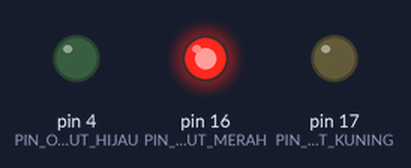
A sketch run on a simulated Arduino Uno, built with avr-gcc and run on an emulated ATmega328P. On the bench: output pins drawn as LEDs (lit = HIGH).

Above: at 2.5 s.
At 7.5 s:
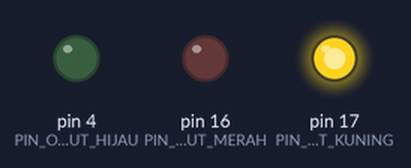
At 15.0 s:
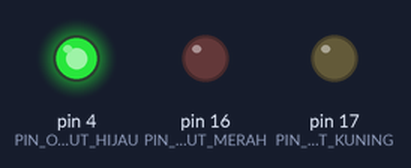
Timing chart, 0 to 26.0 s (numbered marks = the images above):
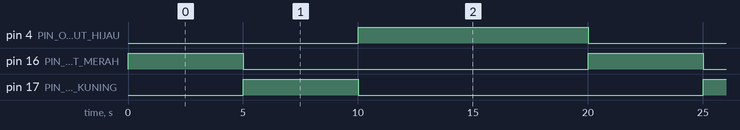

The sketch:

LED_Blink.ino
```cpp
const int PIN_OUTPUT_MERAH = 16;
const int PIN_OUTPUT_KUNING = 17;
const int PIN_OUTPUT_HIJAU = 4;
const long INTERVAL = 3000;
int ledState_Merah = LOW;
int ledState_Kuning = LOW;
int ledState_Hijau = LOW;
unsigned long previousMillis = 0;

void setup() {
  pinMode(PIN_OUTPUT_MERAH,OUTPUT);
  pinMode(PIN_OUTPUT_KUNING,OUTPUT);
  pinMode(PIN_OUTPUT_HIJAU,OUTPUT);
  Serial.begin(9600);
}

void loop() {
  unsigned long currentMillis = millis();

  if(currentMillis - previousMillis >= INTERVAL)
    previousMillis = currentMillis;
  {
    if(ledState_Merah == LOW && ledState_Kuning == LOW && ledState_Hijau == LOW)
    {
      ledState_Merah = HIGH;
      digitalWrite(PIN_OUTPUT_MERAH,ledState_Merah);
      digitalWrite(PIN_OUTPUT_KUNING,ledState_Kuning);
      digitalWrite(PIN_OUTPUT_HIJAU,ledState_Hijau);
    }
    else if(ledState_Merah == HIGH && ledState_Kuning == LOW && ledState_Hijau == LOW)
    {
      ledState_Merah = LOW;
      ledState_Kuning = HIGH;
      digitalWrite(PIN_OUTPUT_MERAH,ledState_Merah);
      digitalWrite(PIN_OUTPUT_KUNING,ledState_Kuning);
      digitalWrite(PIN_OUTPUT_HIJAU,ledState_Hijau);
    }
    else if(ledState_Merah == LOW && ledState_Kuning == HIGH && ledState_Hijau == LOW)
    {
      ledState_Kuning = LOW;
      ledState_Hijau = HIGH;
      digitalWrite(PIN_OUTPUT_MERAH,ledState_Merah);
      digitalWrite(PIN_OUTPUT_KUNING,ledState_Kuning);
      digitalWrite(PIN_OUTPUT_HIJAU,ledState_Hijau);
    }
    else
    {
      ledState_Hijau = LOW;
    }
  }
  delay(5000);
}
```

Measured:
- by itself, pin 4 (PIN_OUTPUT_HIJAU): alternates HIGH for 10.0 s and LOW for 10.0 s
- by itself, pin 16 (PIN_OUTPUT_MERAH), pin 17 (PIN_OUTPUT_KUNING): alternates HIGH for 5.0 s and LOW for 15.0 s
- by itself, everything shown: repeats every 20.0 s, in 3 steps
